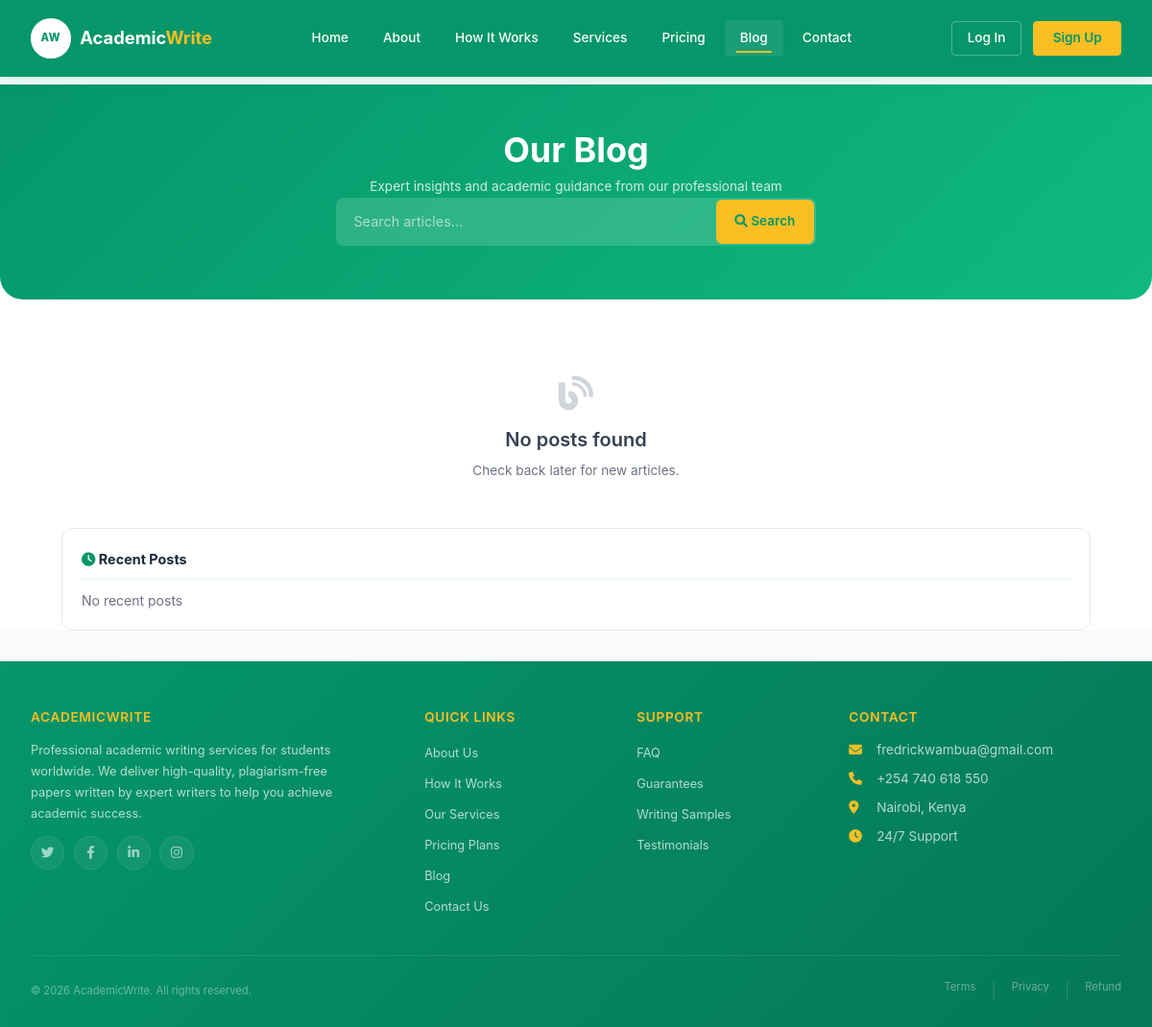
Page /blog/ on the earlier database version.
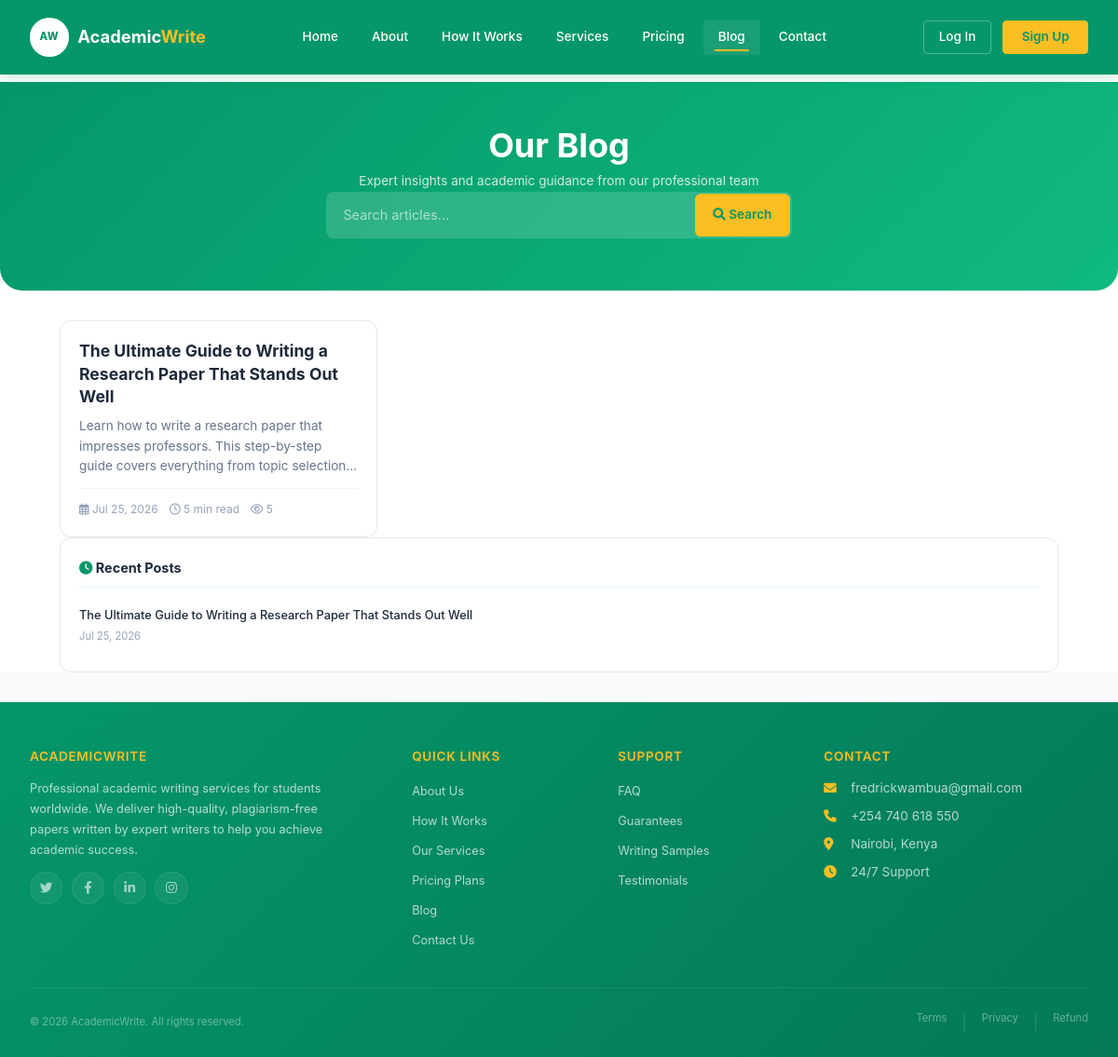
Same page on the later database version.
### apps/admin_portal/models.py (models this page shows, shortened)
class Blog(models.Model):
    id = models.UUIDField(primary_key=True, default=uuid.uuid4, editable=False)
    title = models.CharField(max_length=200)
    slug = models.SlugField(max_length=200, unique=True)
    excerpt = models.TextField(max_length=300)
    content = models.TextField()
    published_at = models.DateTimeField(default=timezone.now, db_index=True)
    views = models.PositiveIntegerField(default=0)
    shares = models.PositiveIntegerField(default=0)
    created_by = models.ForeignKey(User, on_delete=models.SET_NULL, null=True)
    created_at = models.DateTimeField(auto_now_add=True)
    updated_at = models.DateTimeField(auto_now=True)
    class Meta:
        indexes = [
            models.Index(fields=['slug']),
            models.Index(fields=['published_at']),
            GinIndex(fields=['title', 'content', 'excerpt']),
        ]
        db_table = 'blog_posts'
        ordering = ['-published_at']
    def get_reading_time(self):
        words_per_minute = 200
        word_count = len(self.content.split())
        minutes = max(1, round(word_count / words_per_minute))
        return f"{minutes} min read"

### apps/config/views.py (the view)
# urls.py: path('blog/', views.blog, name='blog'),
def blog(request):
    search_query = request.GET.get('search', '')
    posts = Blog.objects.filter(published_at__lte=timezone.now()).order_by('-published_at')
    if search_query:
        posts = posts.filter(
            Q(title__icontains=search_query) |
            Q(content__icontains=search_query) |
            Q(excerpt__icontains=search_query)
        )
    paginator = Paginator(posts, 9)
    page_number = request.GET.get('page', 1)
    page_obj = paginator.get_page(page_number)
    recent_posts = Blog.objects.filter(published_at__lte=timezone.now()).order_by('-published_at')[:5]
    context = {
        'posts': page_obj,
        'page_obj': page_obj,
        'recent_posts': recent_posts,
        'search_query': search_query,
    }
    return render(request, 'public/blog.html', context)

### templates/public/blog.html (shortened to what the changed rows need)
{% extends "base.html" %}
{% block content %}
<div class="blog-page">
    {% if blog_post %}
        <div class="blog-detail-hero">
            <div class="container">
                <div class="hero-content">
                    <a href="/blog/" class="back-link">
                        <i class="fas fa-arrow-left"></i> Back to Blog
                    </a>
                    <h1>{{ blog_post.title }}</h1>
                    <div class="post-meta">
                        <span><i class="far fa-calendar-alt"></i> {{ blog_post.published_at|date:"F j, Y" }}</span>
                        <span><i class="far fa-clock"></i> {{ blog_post.get_reading_time }}</span>
                        <span><i class="far fa-eye"></i> {{ blog_post.views }} views</span>
                    </div>
                </div>
            </div>
        </div>
        <div class="container">
            <div class="blog-detail-content">
                {% if blog_post.featured_image %}
                    <img src="{{ blog_post.featured_image.url }}" alt="{{ blog_post.title }}" class="featured-image">
                {% endif %}
                <div class="post-body">
                    {{ blog_post.content|safe }}
                </div>
                <div class="share-section">
                    <span class="share-label"><i class="fas fa-share-alt"></i> Share this post:</span>
                    <div class="share-buttons">
                        <a href="https://www.facebook.com/sharer/sharer.php?u={{ request.build_absolute_uri }}" target="_blank" rel="noopener" class="share-btn share-btn-facebook">
                            <i class="fab fa-facebook-f"></i> Facebook
                        </a>
                        <a href="https://twitter.com/intent/tweet?text={{ blog_post.title|urlencode }}&url={{ request.build_absolute_uri }}" target="_blank" rel="noopener" class="share-btn share-btn-twitter">
                            <i class="fab fa-twitter"></i> Twitter
                        </a>
                        <a href="https://www.linkedin.com/sharing/share-offsite/?url={{ request.build_absolute_uri }}" target="_blank" rel="noopener" class="share-btn share-btn-linkedin">
                            <i class="fab fa-linkedin-in"></i> LinkedIn
                        </a>
                        <a href="mailto:?subject={{ blog_post.title|urlencode }}&body={{ request.build_absolute_uri }}" class="share-btn share-btn-email">
                            <i class="fas fa-envelope"></i> Email
                        </a>
                        <button onclick="copyLink()" class="share-btn share-btn-copy">
                            <i class="fas fa-link"></i> Copy Link
                        </button>
                    </div>
                </div>
                <div class="author-section">
                    <p class="author-name">
                        <i class="fas fa-user-edit text-green-600"></i>
                        {{ blog_post.created_by.get_full_name|default:blog_post.created_by.email }}
                    </p>
                    <p class="author-bio">Published on {{ blog_post.published_at|date:"F j, Y" }}</p>
                </div>
                {% if related_posts %}
                    <div class="related-posts">
                        <h3>You might also like</h3>
                        <div class="related-grid">
                            {% for post in related_posts %}
                                <div class="blog-post-card">
                                    {% if post.featured_image %}
                                        <img src="{{ post.featured_image.url }}" alt="{{ post.title }}" class="post-image" style="height: 160px;">
                                    {% endif %}
                                    <div class="post-content">
                                        <h4 class="post-title" style="font-size: 0.95rem;">
                                            <a href="/blog/{{ post.slug }}/">{{ post.title }}</a>
                                        </h4>
                                        <div class="post-meta" style="font-size: 0.7rem;">
                                            <span>{{ post.published_at|date:"M d, Y" }}</span>
                                            <span>{{ post.get_reading_time }}</span>
                                        </div>
                                    </div>
                                </div>
                            {% endfor %}
                        </div>
                    </div>
                {% endif %}
            </div>
        </div>
    {% else %}
        <div class="blog-hero">
            <div class="container">
                <h1 class="text-3xl md:text-4xl font-bold text-center">Our Blog</h1>
            </div>
        </div>
        <div class="container">
            <div class="blog-layout">
                <div class="blog-posts">
                    <div id="blog-posts-container">
                        {% if posts %}
                            <div class="blog-grid" id="blog-grid">
                                {% for post in posts %}
                                    <div class="blog-post-card" data-post-id="{{ post.id }}">
                                        <div class="post-content">
                                            <h3 class="post-title">
                                                <a href="/blog/{{ post.slug }}/">{{ post.title }}</a>
                                            </h3>
                                            <p class="post-excerpt">{{ post.excerpt }}</p>
                                            <div class="post-meta">
                                                <span><i class="far fa-calendar-alt"></i> {{ post.published_at|date:"M d, Y" }}</span>
                                                <span><i class="far fa-clock"></i> {{ post.get_reading_time }}</span>
                                                <span><i class="far fa-eye"></i> {{ post.views }}</span>
                                            </div>
                                        </div>
                                    </div>
                                {% endfor %}
                            </div>
                        {% else %}
                            <div class="text-center py-12" id="no-posts-message">
                                <i class="fas fa-blog text-4xl text-gray-300 mb-4"></i>
                                {% if search_query %}
                                    <h3 class="text-xl font-semibold text-gray-700">No results found for "{{ search_query }}"</h3>
                                    <p class="text-gray-500 mt-2">Try adjusting your search terms or browse our recent posts below.</p>
                                {% else %}
                                    <h3 class="text-xl font-semibold text-gray-700">No posts found</h3>
                                    <p class="text-gray-500 mt-2">Check back later for new articles.</p>
                                {% endif %}
                            </div>
                        {% endif %}
                    </div>
                </div>
                <div class="blog-sidebar">
                    <div class="sidebar-widget">
                        <h4 class="widget-title"><i class="fas fa-clock text-green-600"></i> Recent Posts</h4>
                        {% if recent_posts %}
                            {% for post in recent_posts %}
                                <div class="widget-item">
                                    <a href="/blog/{{ post.slug }}/" class="item-title">{{ post.title }}</a>
                                    <div class="item-date">{{ post.published_at|date:"M d, Y" }}</div>
                                </div>
                            {% endfor %}
                        {% else %}
                            <p class="text-gray-500 text-sm">No recent posts</p>
                        {% endif %}
                    </div>
                </div>
            </div>
        </div>
    {% endif %}
</div>
{% endblock %}

Differences in the rows shown:
added Blog: title "The Ultimate Guide to Writing a Research Paper That Stands Out Well", excerpt "Learn how to write a research paper that impresses professors. This step-by-step guide covers everything from topic…", published_at "Jul 25, 2026", get_reading_time "5 min read", views "5"
Other differences:
text no longer shown: "No posts found Check back later for new articles. No recent posts"
